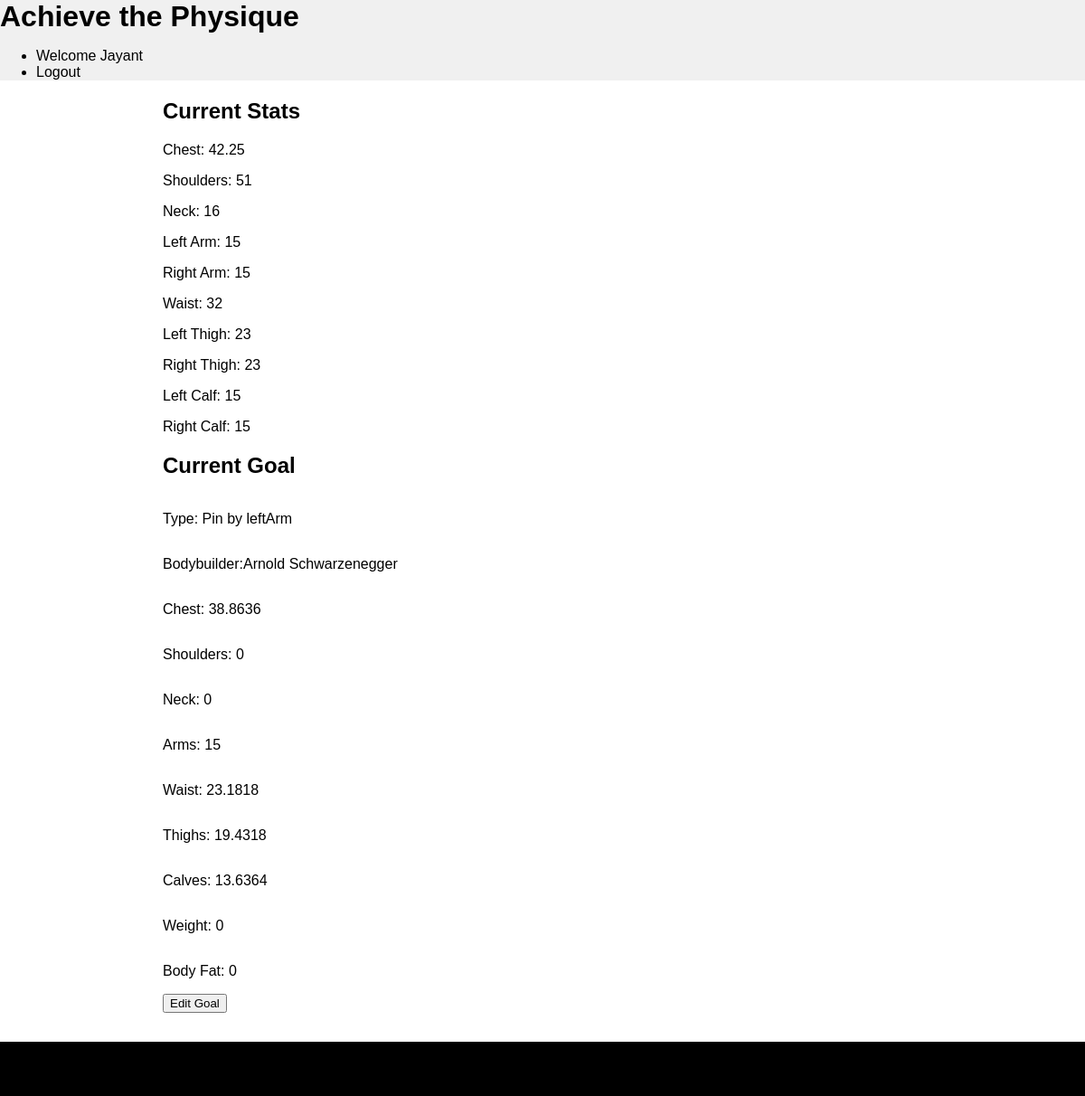
The app's page /custom.php (signed in) with its own data.
### tables this page shows
CREATE TABLE `members` (
  `memberID` int(11) NOT NULL,
  `firstName` varchar(255) NOT NULL,
  `lastName` varchar(255) NOT NULL,
  `email` varchar(255) NOT NULL,
  `username` varchar(255) NOT NULL,
  `password` varchar(255) NOT NULL,
  `leftArm` float NOT NULL,
  `rightArm` float NOT NULL,
  `chest` float NOT NULL,
  `waist` float NOT NULL,
  `leftThigh` float NOT NULL,
  `rightThigh` float NOT NULL,
  `leftCalf` float NOT NULL,
  `rightCalf` float NOT NULL,
  `shoulders` float NOT NULL,
  `wrists` float NOT NULL,
  `ankles` float NOT NULL,
  `bodyFat` float NOT NULL,
  `weight` float NOT NULL,
  `neck` float NOT NULL,
  `knee` float NOT NULL,
  `height` float NOT NULL
);

CREATE TABLE `goals` (
  `memberID` int(11) NOT NULL,
  `goalID` int(11) NOT NULL,
  `bodybuilderID` int(11) NOT NULL,
  `bodybuilderName` varchar(255) NOT NULL,
  `featureName` varchar(255) NOT NULL,
  `currentGoal` tinyint(1) NOT NULL,
  `date` varchar(255) NOT NULL,
  `arms` float NOT NULL,
  `chest` float NOT NULL,
  `waist` float NOT NULL,
  `thighs` float NOT NULL,
  `calves` float NOT NULL,
  `shoulders` float NOT NULL,
  `neck` float NOT NULL,
  `weight` float NOT NULL,
  `bodyFat` float NOT NULL
);

### includes/helper_functions.php (called while the page is built, shortened)
<?php
  function getProfileInformation($username, $connection) {
    $user_profile = [];
    if ($stmt = $connection->prepare('SELECT * FROM members WHERE username = ? LIMIT 1')) {
      $stmt->bind_param('s', $username);
      $stmt->execute();
    } else {
      $error = $connection->errno . ' ' . $connection->error;
      echo $error;
    }
    $result = $stmt->get_result();
    while ($row = $result->fetch_assoc()) {
      $user_profile['first-name'] = $row['firstName'];
      $user_profile['last-name'] = $row['lastName'];
      $user_profile['email'] = $row['email'];
      $user_profile['username'] = $row['username'];
      $user_profile['leftArm'] = $row['leftArm'];
      $user_profile['rightArm'] = $row['rightArm'];
      $user_profile['chest'] = $row['chest'];
      $user_profile['waist'] = $row['waist'];
      $user_profile['leftThigh'] = $row['leftThigh'];
      $user_profile['rightThigh'] = $row['rightThigh'];
      $user_profile['leftCalf'] = $row['leftCalf'];
      $user_profile['rightCalf'] = $row['rightCalf'];
      $user_profile['shoulders'] = $row['shoulders'];
      $user_profile['neck'] = $row['neck'];
      $user_profile['knee'] = $row['knee'];
      $user_profile['wrists'] = $row['wrists'];
      $user_profile['ankles'] = $row['ankles'];
      $user_profile['bodyFat'] = $row['bodyFat'];
      $user_profile['weight'] = $row['weight'];
      $user_profile['height'] = $row['height'];
    }
    return $user_profile;
  }
  function getCurrentUserGoal($memberID, $connection) {
    $goalMeasurements = [];
    $sql = "SELECT * from goals WHERE memberID = ? AND currentGoal = 1";
    if ($stmt = $connection->prepare($sql)) {
      $stmt->bind_param('i', $memberID);
      $stmt->execute();
    } else {
      $error = $connection->errno . ' ' . $connection->error;
      echo $error;
    }
    $result = $stmt->get_result();
    while ($row = $result->fetch_assoc()) {
      $goalMeasurements['bodybuilder'] = $row['bodybuilderName'];
      $goalMeasurements['featureName'] = $row['featureName'];
      $goalMeasurements['date'] = $row['date'];
      $goalMeasurements['arms'] = $row['arms'];
      $goalMeasurements['chest'] = $row['chest'];
      $goalMeasurements['waist'] = $row['waist'];
      $goalMeasurements['thighs'] = $row['thighs'];
      $goalMeasurements['calves'] = $row['calves'];
      $goalMeasurements['shoulders'] = $row['shoulders'];
      $goalMeasurements['neck'] = $row['neck'];
      $goalMeasurements['weight'] = $row['weight'];
      $goalMeasurements['bodyFat'] = $row['bodyFat'];
    }
    return $goalMeasurements;
  }
?>

### custom.php (the view, shortened to what this page needs)
<?php
	require("includes/header.php");
	require_once("includes/db_connection.php");
  require_once("includes/helper_functions.php");
	$editActive = false;
  $userStats = getProfileInformation($_SESSION['username'], $connection);
  $userGoal = getCurrentUserGoal($_SESSION['memberID'], $connection);
?>
<div class="current-stats">
  <h2>Current Stats</h2>
  <p>Chest: <?php echo $userStats['chest']  ?></p>
  <p>Shoulders: <?php echo $userStats['shoulders']  ?></p>
  <p>Neck: <?php echo $userStats['neck']  ?></p>
  <p>Left Arm: <?php echo $userStats['leftArm']  ?></p>
  <p>Right Arm: <?php echo $userStats['rightArm']  ?></p>
  <p>Waist: <?php echo $userStats['waist']  ?></p>
  <p>Left Thigh: <?php echo $userStats['leftThigh']  ?></p>
  <p>Right Thigh: <?php echo $userStats['rightThigh']  ?></p>
  <p>Left Calf: <?php echo $userStats['leftCalf']  ?></p>
  <p>Right Calf: <?php echo $userStats['rightCalf']  ?></p>
</div>
<form action="<?php echo htmlspecialchars($_SERVER["PHP_SELF"]);?>" method="post">
	<h2>Current Goal</h2>
	<div class="custom-stats">
		<div class="custom-stat-group">
			<label>Type:</label>
			<?php echo $userGoal ? "<p>" . $userGoal['featureName'] . "</p>" : "<p>N/A</p>"; ?>
		</div>
			<?php
				if ($userGoal) {
					if ($userGoal['bodybuilder'] != NULL) {
						echo "<div class='custom-stat-group'>";
						echo 		"<label>Bodybuilder:</label>";
						echo 		"<p>" . $userGoal['bodybuilder'] . "</p>";
						echo "</div>";
					}
				}
			?>
		<div class="custom-stat-group">
			<label>Chest:</label>
			<?php echo $editActive ? "<input class='profile-input' type='number' step='any' name='chest' value=". $userGoal['chest'] .">" : "<p>" . $userGoal['chest'] . "</p>"; ?>
		</div>
		<div class="custom-stat-group">
			<label>Shoulders:</label>
			<?php echo $editActive ? "<input class='profile-input' type='number' step='any' name='shoulders' value=". $userGoal['shoulders'] .">" : "<p>" . $userGoal['shoulders'] . "</p>"; ?>
		</div>
		<div class="custom-stat-group">
			<label>Neck:</label>
			<?php echo $editActive ? "<input class='profile-input' type='number' step='any' name='neck' value=". $userGoal['neck'] .">" : "<p>" . $userGoal['neck'] . "</p>"; ?>
		</div>
		<div class="custom-stat-group">
			<label>Arms:</label>
			<?php echo $editActive ? "<input class='profile-input' type='number' step='any' name='arms' value=". $userGoal['arms'] .">" : "<p>" . $userGoal['arms'] . "</p>"; ?>
		</div>
		<div class="custom-stat-group">
			<label>Waist:</label>
			<?php echo $editActive ? "<input class='profile-input' type='number' step='any' name='waist' value=". $userGoal['waist'] .">" : "<p>" . $userGoal['waist'] . "</p>"; ?>
		</div>
		<div class="custom-stat-group">
			<label>Thighs:</label>
			<?php echo $editActive ? "<input class='profile-input' type='number' step='any' name='thighs' value=". $userGoal['thighs'] .">" : "<p>" . $userGoal['thighs'] . "</p>"; ?>
		</div>
		<div class="custom-stat-group">
			<label>Calves:</label>
			<?php echo $editActive ? "<input class='profile-input' type='number' step='any' name='calves' value=". $userGoal['calves'] .">" : "<p>" . $userGoal['calves'] . "</p>"; ?>
		</div>
		<div class="custom-stat-group">
			<label>Weight:</label>
			<?php echo $editActive ? "<input class='profile-input' type='number' step='any' name='weight' value=". $userGoal['weight'] .">" : "<p>" . $userGoal['weight'] . "</p>"; ?>
		</div>
		<div class="custom-stat-group">
			<label>Body Fat:</label>
			<?php echo $editActive ? "<input class='profile-input' type='number' step='any' name='bodyfat' value=". $userGoal['bodyFat'] .">" : "<p>" . $userGoal['bodyFat'] . "</p>"; ?>
		</div>
		<div class="custom-stat-group">
			<?php echo $editActive ? "<input class='profile-input' type='submit' name='update' value='Update Goal'>" : "<input class='profile-input' type='submit' name='edit' value='Edit Goal'>"; ?>
		</div>
	</div>
</form>
<?php require("includes/footer.php");?>

### css/main.css (style rules this page uses)
body { margin: 0; padding: 0; font-family: helvetica; }
.login-form>label,input { display: block; }
.profile-info-group p, .custom-stat-group p { display: inline-block; }

### records on screen
members: chest "42.25", shoulders "51", neck "16", leftArm "15", rightArm "15", waist "32", leftThigh "23", rightThigh "23", leftCalf "15", rightCalf "15"
goals: featureName "Pin by leftArm", bodybuilderName "Arnold Schwarzenegger", chest "38.8636", shoulders "0", neck "0", arms "15", waist "23.1818", thighs "19.4318", calves "13.6364", weight "0", bodyFat "0"

### other values on screen
$_SESSION['first-name'] "Jayant"
